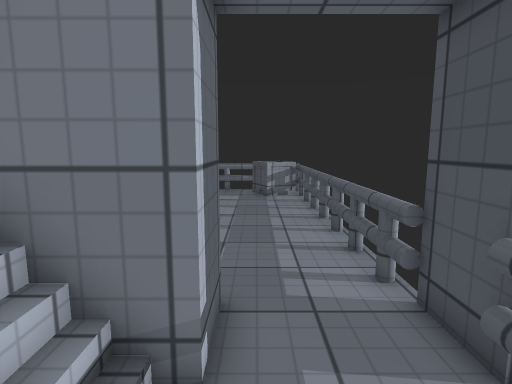
View 1 (above)

16 first-person views from a walk through a 3-D level made in the Unity game engine. The camera is 1.4 m above the floor, tilts 8° down and sees 80° across. The floor is counted in squares, 0.5 m on a side. Each view is taken from the middle of a square. On the plan, view 1 faces up. The plan holds only what a view shows up to about 20 squares ahead; the rest is blank. The player character is not drawn. Some surface patterns are stand-ins.

View 2
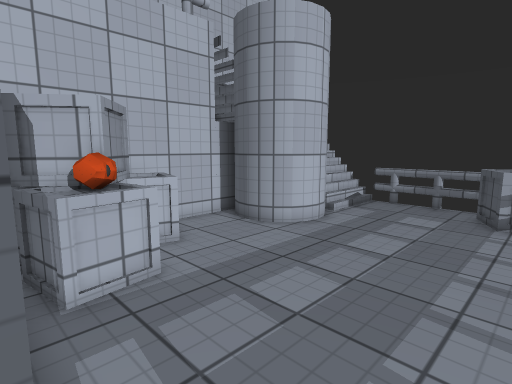

View 3
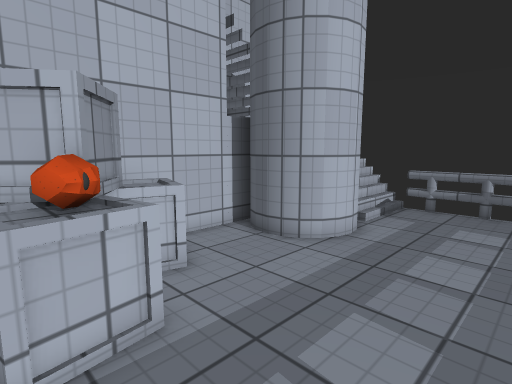

View 4
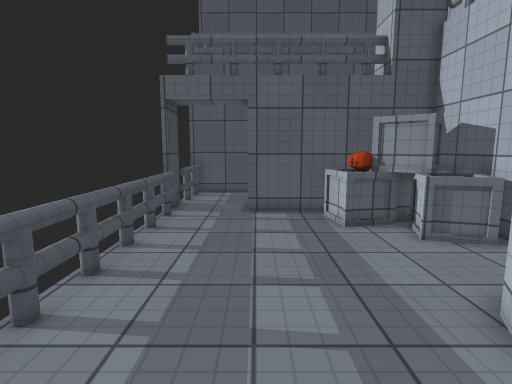

View 5
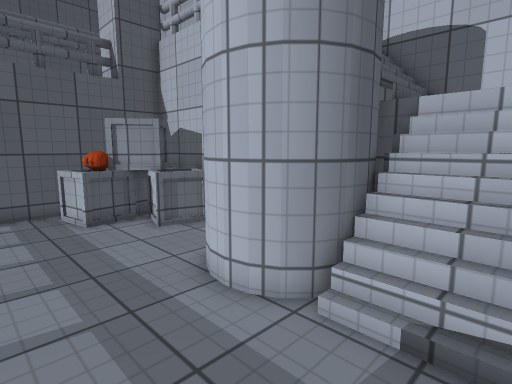

View 6
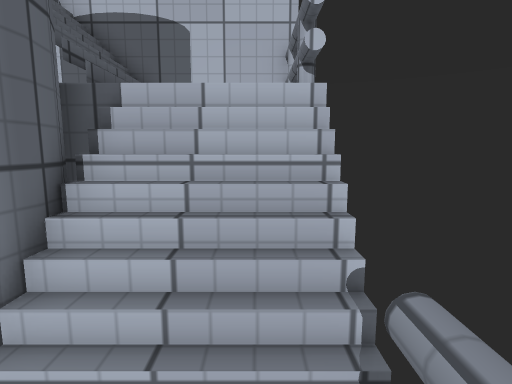

View 7
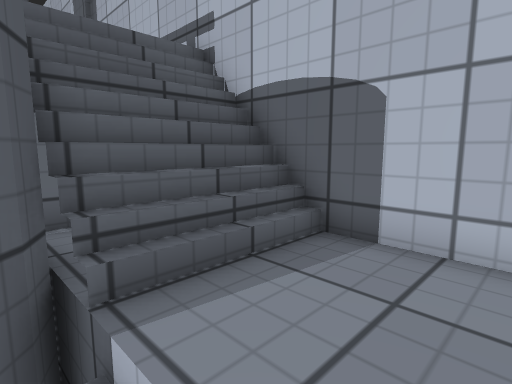

View 8
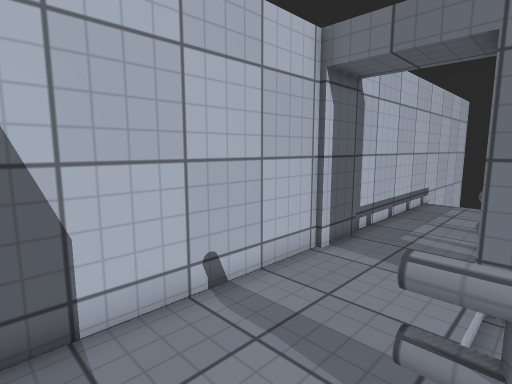

View 9
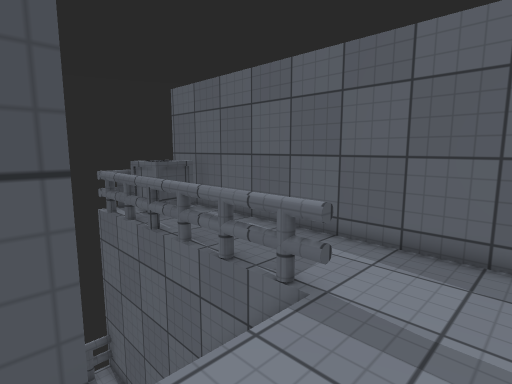

View 10
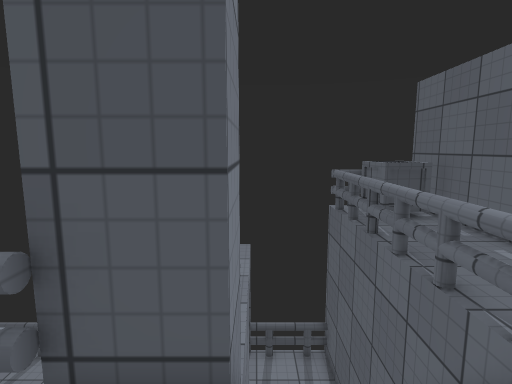

View 11
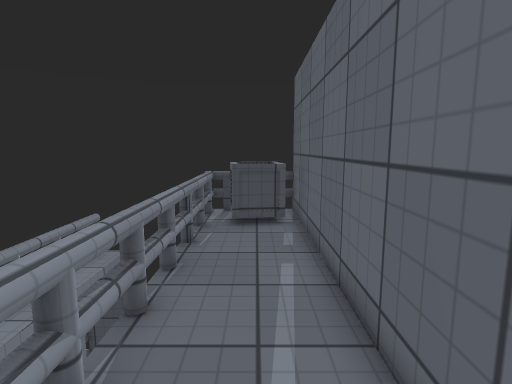

View 12
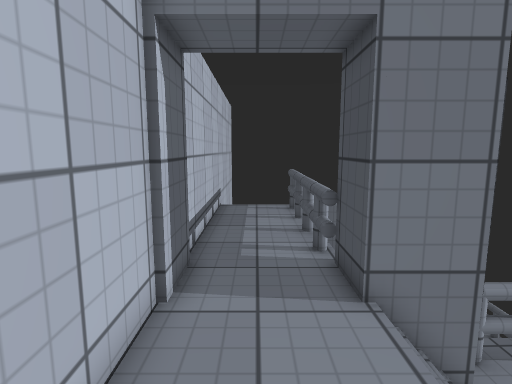

View 13
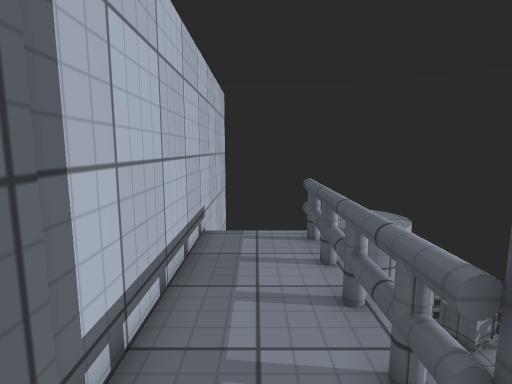

View 14
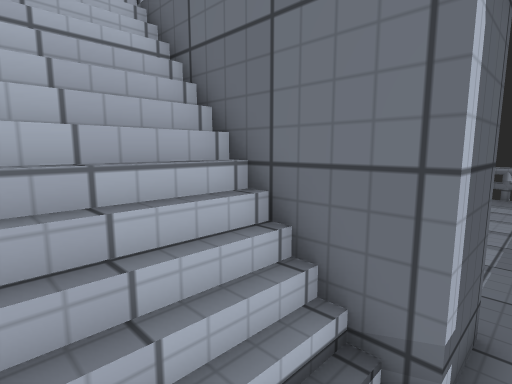

View 15
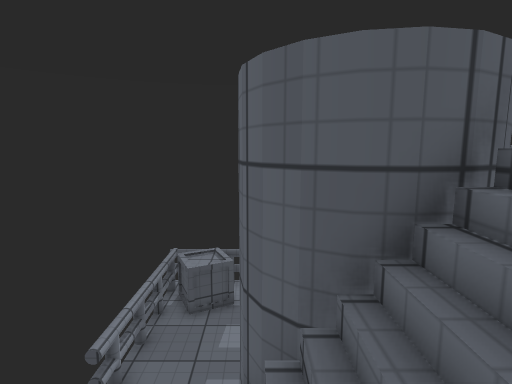

View 16
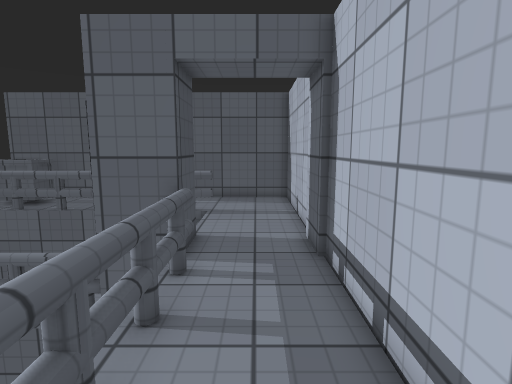

### Floor plan
Key: @ floor where view 1 was taken; # wall or solid block; x gap in a wall; . main floor; : floor 2 m higher than the main floor; + floor 4 m higher than the main floor; / step, stairs or slope; = window, fence, low wall or low ledge; ^ raised ledge; v drop or lower ground.
Columns run from 13 left of view 1 to 3 right of it. Each row starts with its distance up from view 1.
 21 #x x /// x x ####
 20 #::://///....^^^#
 19 #::://///....^^^#
 18 #::://///.... ^ #
 17 #///v####...... #
 16 #///=^  #.......#
 15 #///^^  #.......#
 14 #///v####.......#
 13 #++/#.##........#
 12 #+++#...........#
 11 #+++# ..........#
 10 #++ #^^=........#
  9 #++ =^^=........#
  8 #++ =###^^......#
  7 #++ = ##^^......#
  6 #++ =  ^^^......#
  5 #+++xv#######...x
  4 #+++#.#######...#
  3 #+++###==####...#
  2 #+++//////// ...#
  1 #+++/  ///// ...#
  0 #+++/    /// @..#
 -1 #+++#x=##########
 -2 #+++++++++++++^#
 -3 #++++++++++++^ ^
 -4 #++++++++++++x^^#
 -5 #################

Where each view was taken, in squares from view 1:
view 1: 0 up, 0 right, facing up
view 2: 5 up, 2 right, facing up-left
view 3: 6 up, 0 right, facing up-left
view 4: 19 up, 1 left, facing down
view 5: 20 up, 1 left, facing down-left
view 6: 20 up, 3 left, facing left
view 7: 20 up, 8 left, facing down-left
view 8: 4 down, 8 left, facing up-left
view 9: 4 up, 12 left, facing down-right
view 10: 3 up, 12 left, facing right
view 11: 3 down, 11 left, facing right
view 12: 2 down, 11 left, facing up
view 13: 3 up, 11 left, facing up
view 14: 0 up, 0 right, facing up-left
view 15: 17 up, 12 left, facing right
view 16: 13 up, 11 left, facing down
